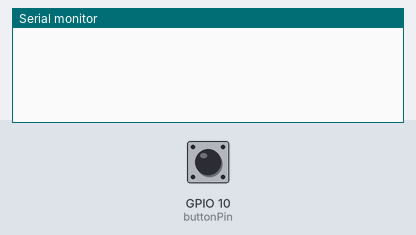
Bench run of a sketch on a simulated ESP8266 (NodeMCU). On the bench: the last lines printed to the serial monitor. Inputs (shaded band) come from the test bench; at power-on: GPIO 10 (buttonPin) LOW.

Above: at 1.2 s.
1.3 s: GPIO 10 (buttonPin) pulled HIGH for 0.15 s
At 1.7 s:
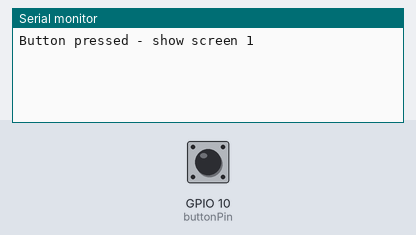
2.9 s: GPIO 10 (buttonPin) pulled HIGH for 1 s
At 4.9 s:
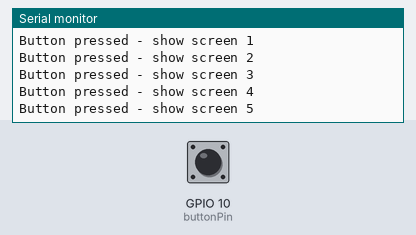
5.4 s: GPIO 10 (buttonPin) pulled HIGH for 0.15 s
At 6.0 s:
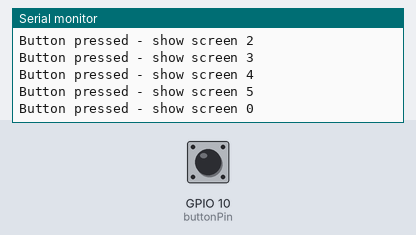
Timing chart, 0 to 8.4 s (numbered marks = the images above; inputs shaded):
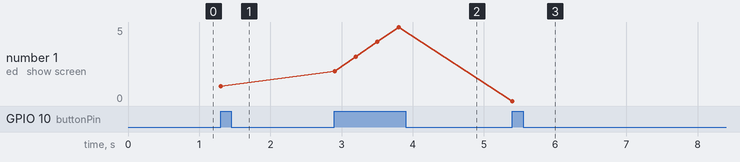

Measured:
- after the input at 1.3 s, the serial monitor: prints a new line at once (image 1)
- after the input at 2.9 s, the serial monitor: prints a new line at once (image 2)
- after the input at 5.4 s, the serial monitor: prints a new line at once (image 3)
- plotted number 1: 1 → 5 after the input at 2.9 s, 5 → 0 after the input at 5.4 s

The sketch:

main.ino
```cpp
#include "Arduino.h"
#include <DHT.h>

int buttonPin=10;

long buttonPressedAt;
long buttonPressTimeout = 300;
long sleepTimeout = 30000;
byte currentScreen = 0;
byte screensCount = 5;

void setup() {
  Serial.begin(115200);
  Serial.println();
  Serial.println();

  buttonPressedAt = millis();
  pinMode(buttonPin, INPUT);
}

void loop() {
  boolean buttonPressed = true;
  buttonPressed = digitalRead(buttonPin);
  if (buttonPressed && millis() - buttonPressedAt > buttonPressTimeout) {
    buttonPressedAt = millis();
    currentScreen = currentScreen + 1;
    if (currentScreen > screensCount)
      currentScreen = 0;
      Serial.println("Button pressed - show screen "+String(currentScreen));
  }
  if (millis() - buttonPressedAt > sleepTimeout) {
    Serial.println("Time is out - display OFF");
  }
}
```
